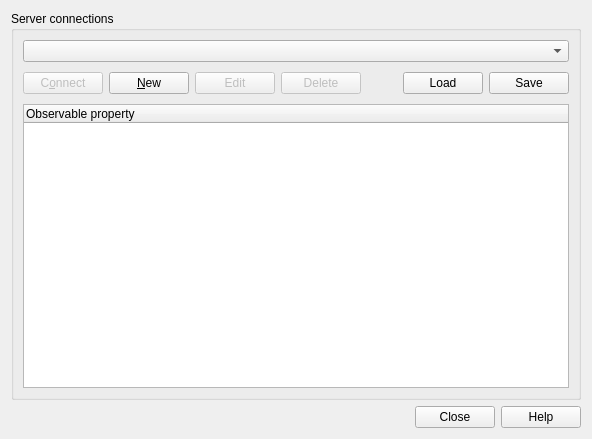
<?xml version="1.0" encoding="UTF-8"?>
<ui version="4.0">
 <class>QgsSOSSourceSelectBase</class>
 <widget class="QDialog" name="QgsSOSSourceSelectBase">
  <property name="geometry">
   <rect>
    <x>0</x>
    <y>0</y>
    <width>592</width>
    <height>439</height>
   </rect>
  </property>
  <property name="windowTitle">
   <string>Add SOS Layer from a Server</string>
  </property>
  <layout class="QGridLayout" name="gridLayout">
   <item row="0" column="0">
    <widget class="QGroupBox" name="GroupBox1">
     <property name="title">
      <string>Server connections</string>
     </property>
     <layout class="QGridLayout" name="gridLayout_2">
      <item row="1" column="0">
       <layout class="QHBoxLayout" name="horizontalLayout">
        <item>
         <widget class="QPushButton" name="mConnectButton">
          <property name="enabled">
           <bool>false</bool>
          </property>
          <property name="text">
           <string>C&amp;onnect</string>
          </property>
         </widget>
        </item>
        <item>
         <widget class="QPushButton" name="mNewButton">
          <property name="text">
           <string>&amp;New</string>
          </property>
         </widget>
        </item>
        <item>
         <widget class="QPushButton" name="mEditButton">
          <property name="enabled">
           <bool>false</bool>
          </property>
          <property name="text">
           <string>Edit</string>
          </property>
         </widget>
        </item>
        <item>
         <widget class="QPushButton" name="mDeleteButton">
          <property name="enabled">
           <bool>false</bool>
          </property>
          <property name="text">
           <string>Delete</string>
          </property>
         </widget>
        </item>
        <item>
         <spacer>
          <property name="orientation">
           <enum>Qt::Horizontal</enum>
          </property>
          <property name="sizeType">
           <enum>QSizePolicy::Expanding</enum>
          </property>
          <property name="sizeHint" stdset="0">
           <size>
            <width>171</width>
            <height>30</height>
           </size>
          </property>
         </spacer>
        </item>
        <item>
         <widget class="QPushButton" name="mLoadButton">
          <property name="toolTip">
           <string>Load connections from file</string>
          </property>
          <property name="text">
           <string>Load</string>
          </property>
         </widget>
        </item>
        <item>
         <widget class="QPushButton" name="mSaveButton">
          <property name="toolTip">
           <string>Save connections to file</string>
          </property>
          <property name="text">
           <string>Save</string>
          </property>
         </widget>
        </item>
       </layout>
      </item>
      <item row="0" column="0">
       <widget class="QComboBox" name="mConnectionsComboBox"/>
      </item>
      <item row="2" column="0">
       <widget class="QTreeWidget" name="mOfferingsTreeWidget">
        <column>
         <property name="text">
          <string>Observable property</string>
         </property>
        </column>
       </widget>
      </item>
     </layout>
    </widget>
   </item>
   <item row="1" column="0">
    <widget class="QDialogButtonBox" name="mButtonBox">
     <property name="orientation">
      <enum>Qt::Horizontal</enum>
     </property>
     <property name="standardButtons">
      <set>QDialogButtonBox::Close|QDialogButtonBox::Help</set>
     </property>
    </widget>
   </item>
  </layout>
 </widget>
 <tabstops>
  <tabstop>mConnectionsComboBox</tabstop>
  <tabstop>mConnectButton</tabstop>
  <tabstop>mNewButton</tabstop>
  <tabstop>mEditButton</tabstop>
  <tabstop>mDeleteButton</tabstop>
  <tabstop>mButtonBox</tabstop>
 </tabstops>
 <resources/>
 <connections>
  <connection>
   <sender>mButtonBox</sender>
   <signal>rejected()</signal>
   <receiver>QgsSOSSourceSelectBase</receiver>
   <slot>reject()</slot>
   <hints>
    <hint type="sourcelabel">
     <x>529</x>
     <y>422</y>
    </hint>
    <hint type="destinationlabel">
     <x>426</x>
     <y>-16</y>
    </hint>
   </hints>
  </connection>
 </connections>
</ui>
